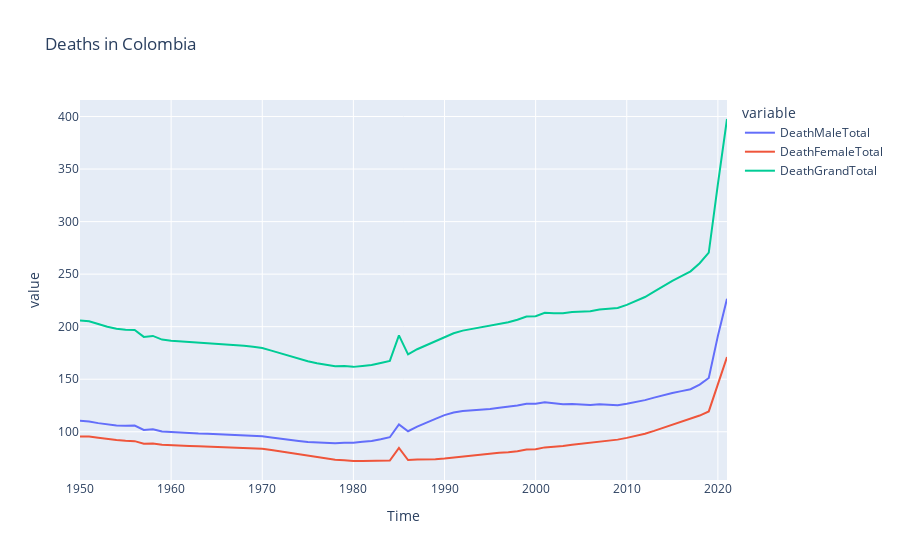

Notebook code cell kept with this figure:
### Code cell
country = input('Enter the country name: ').title()

df_past_country_death = df_past_death.groupBy('ISO3_code', 'LocTypeID', 'LocTypeName', 'Location', 'Time')\
                                     .agg(round(sum('DeathMale'), 2).alias('DeathMaleTotal'),\
                                          round(sum('DeathFemale'), 2).alias('DeathFemaleTotal'),\
                                          round(sum('DeathTotal'), 2).alias('DeathGrandTotal'))\
                                     .orderBy('Time', asc=True)
df_past_country_death = df_past_country_death.filter(col('Location') == country)
df_past_country_death.show()
df_past_country_death.printSchema()

df_past_pandas_death = df_past_country_death.pandas_api()

plot_past_country_death = df_past_pandas_death.plot(x='Time', y=['DeathMaleTotal', 'DeathFemaleTotal', 'DeathGrandTotal'], kind='line', title=f'Deaths in {country}')
plot_past_country_death.show()

### Figure 1 — Plotly figure (JSON) as saved in the notebook; plotly's stock layout.template omitted (floating-point values rounded to 4 significant figures)
{"data": [{"hovertemplate": "variable=DeathMaleTotal<br>Time=%{x}<br>value=%{y}<extra></extra>", "legendgroup": "DeathMaleTotal", "line": {"color": "#636efa", "dash": "solid"}, "marker": {"symbol": "circle"}, "mode": "lines", "name": "DeathMaleTotal", "orientation": "v", "showlegend": true, "type": "scatter", "x": [1950, 1951, 1952, 1953, 1954, 1955, 1956, 1957, 1958, 1959, 1960, 1961, 1962, 1963, 1964, 1965, 1966, 1967, 1968, 1969, 1970, 1971, 1972, 1973, 1974, 1975, 1976, 1977, 1978, 1979, 1980, 1981, 1982, 1983, 1984, 1985, 1986, 1987, 1988, 1989, 1990, 1991, 1992, 1993, 1994, 1995, 1996, 1997, 1998, 1999, 2000, 2001, 2002, 2003, 2004, 2005, 2006, 2007, 2008, 2009, 2010, 2011, 2012, 2013, 2014, 2015, 2016, 2017, 2018, 2019, 2020, 2021], "xaxis": "x", "y": [110.4, 109.8, 108.2, 106.9, 106.0, 105.7, 105.8, 101.7, 102.4, 100.2, 99.59, 99.31, 98.99, 98.37, 98.18, 97.85, 97.5, 97.26, 96.85, 96.3, 95.72, 94.5, 93.23, 92.4, 91.22, 90.17, 89.6, 89.11, 89.04, 89.48, 89.57, 90.51, 91.3, 92.89, 94.78, 107.0, 100.5, 104.8, 108.9, 112.3, 115.8, 118.2, 119.8, 120.3, 121.1, 121.6, 122.8, 123.7, 125.1, 126.6, 126.6, 128.1, 127.2, 126.2, 126.3, 125.8, 125.5, 126.2, 125.6, 125.2, 126.6, 128.2, 130.1, 132.4, 134.8, 137.0, 138.7, 140.5, 144.9, 151.2, 191.3, 226.5], "yaxis": "y"}, {"hovertemplate": "variable=DeathFemaleTotal<br>Time=%{x}<br>value=%{y}<extra></extra>", "legendgroup": "DeathFemaleTotal", "line": {"color": "#EF553B", "dash": "solid"}, "marker": {"symbol": "circle"}, "mode": "lines", "name": "DeathFemaleTotal", "orientation": "v", "showlegend": true, "type": "scatter", "x": [1950, 1951, 1952, 1953, 1954, 1955, 1956, 1957, 1958, 1959, 1960, 1961, 1962, 1963, 1964, 1965, 1966, 1967, 1968, 1969, 1970, 1971, 1972, 1973, 1974, 1975, 1976, 1977, 1978, 1979, 1980, 1981, 1982, 1983, 1984, 1985, 1986, 1987, 1988, 1989, 1990, 1991, 1992, 1993, 1994, 1995, 1996, 1997, 1998, 1999, 2000, 2001, 2002, 2003, 2004, 2005, 2006, 2007, 2008, 2009, 2010, 2011, 2012, 2013, 2014, 2015, 2016, 2017, 2018, 2019, 2020, 2021], "xaxis": "x", "y": [95.56, 95.5, 94.36, 93.07, 92.05, 91.32, 91.06, 88.62, 88.83, 87.54, 87, 86.74, 86.54, 86.12, 85.85, 85.63, 85.46, 85.39, 85.05, 84.51, 83.9, 82.72, 81.3, 80.01, 78.63, 76.94, 75.63, 74.34, 73.33, 72.99, 72.19, 72.16, 72.18, 72.58, 72.65, 84.66, 73.07, 73.7, 73.43, 73.79, 74.46, 75.48, 76.41, 77.42, 78.5, 79.24, 80.03, 80.6, 81.46, 83.06, 83.33, 85.12, 85.62, 86.46, 87.53, 88.43, 89.09, 90.19, 91.25, 92.51, 94.17, 95.99, 98.14, 100.8, 103.7, 106.7, 109.4, 112.2, 115.4, 119.3, 144.4, 171.2], "yaxis": "y"}, {"hovertemplate": "variable=DeathGrandTotal<br>Time=%{x}<br>value=%{y}<extra></extra>", "legendgroup": "DeathGrandTotal", "line": {"color": "#00cc96", "dash": "solid"}, "marker": {"symbol": "circle"}, "mode": "lines", "name": "DeathGrandTotal", "orientation": "v", "showlegend": true, "type": "scatter", "x": [1950, 1951, 1952, 1953, 1954, 1955, 1956, 1957, 1958, 1959, 1960, 1961, 1962, 1963, 1964, 1965, 1966, 1967, 1968, 1969, 1970, 1971, 1972, 1973, 1974, 1975, 1976, 1977, 1978, 1979, 1980, 1981, 1982, 1983, 1984, 1985, 1986, 1987, 1988, 1989, 1990, 1991, 1992, 1993, 1994, 1995, 1996, 1997, 1998, 1999, 2000, 2001, 2002, 2003, 2004, 2005, 2006, 2007, 2008, 2009, 2010, 2011, 2012, 2013, 2014, 2015, 2016, 2017, 2018, 2019, 2020, 2021], "xaxis": "x", "y": [206.0, 205.2, 202.6, 199.9, 198.1, 197.0, 196.9, 190.3, 191.2, 187.7, 186.6, 186.1, 185.5, 184.5, 184.0, 183.5, 183.0, 182.6, 181.9, 180.8, 179.6, 177.2, 174.5, 172.4, 169.8, 167.1, 165.2, 163.4, 162.4, 162.5, 161.8, 162.7, 163.5, 165.5, 167.4, 191.7, 173.6, 178.5, 182.3, 186.1, 190.3, 193.7, 196.2, 197.8, 199.6, 200.8, 202.8, 204.3, 206.6, 209.7, 209.9, 213.2, 212.8, 212.7, 213.9, 214.2, 214.6, 216.4, 216.9, 217.8, 220.8, 224.2, 228.2, 233.3, 238.5, 243.6, 248.1, 252.7, 260.4, 270.5, 335.7, 397.6], "yaxis": "y"}], "layout": {"legend": {"title": {"text": "variable"}, "tracegroupgap": 0}, "title": {"text": "Deaths in Colombia"}, "xaxis": {"anchor": "y", "domain": [0, 1], "title": {"text": "Time"}}, "yaxis": {"anchor": "x", "domain": [0, 1], "title": {"text": "value"}}}}
